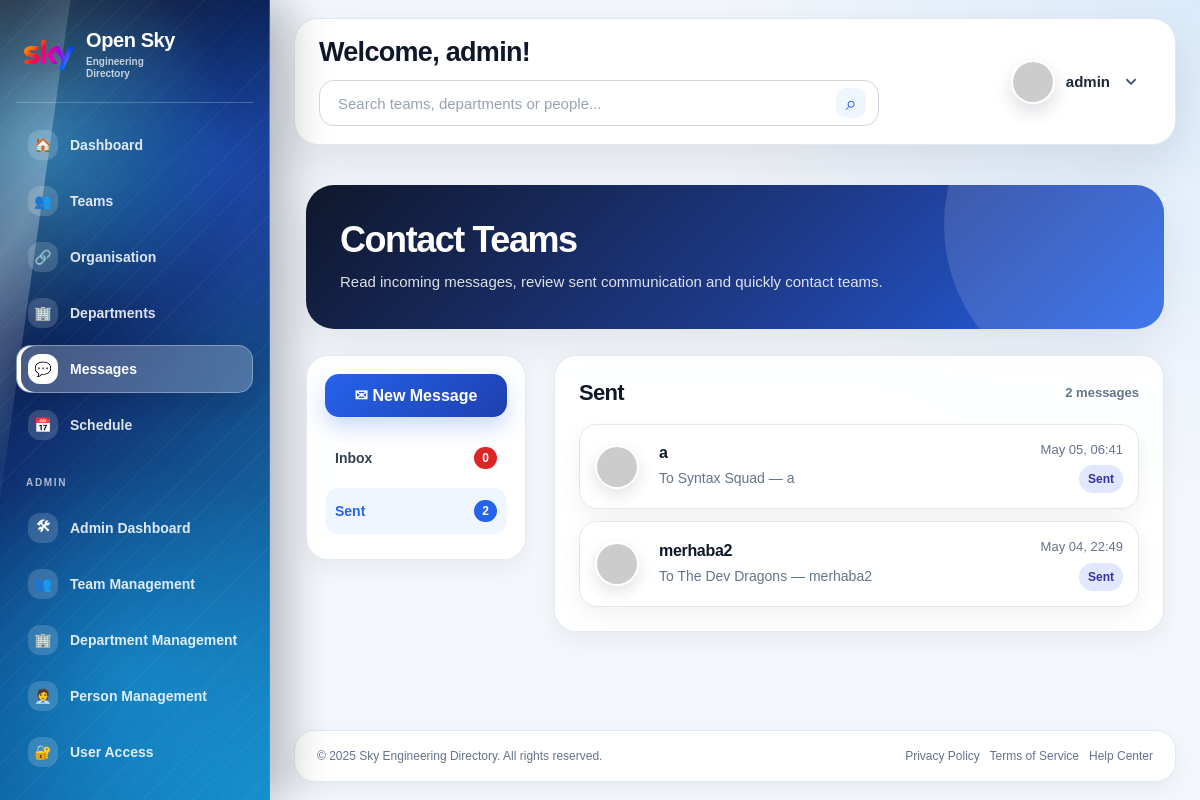
Screenshot of /messages/?tab=sent (signed in) with the database file from the repository.
### dashboard/models.py (models this page shows, shortened)
class Person(models.Model):
    user = models.OneToOneField(User, on_delete=models.CASCADE, null=True, blank=True)
    team = models.ForeignKey(
        "Team",
        on_delete=models.SET_NULL,
        null=True,
        blank=True,
        related_name="members"
    )
    teams = models.ManyToManyField(
        "Team",
        blank=True,
        related_name="extra_members"
    )
    name = models.CharField(max_length=100)
    role = models.CharField(max_length=100, blank=True)
    email = models.EmailField(blank=True)
    phone = models.CharField(max_length=50, blank=True)
    photo = models.ImageField(upload_to="people/", null=True, blank=True)

class Message(models.Model):
    sender = models.ForeignKey(
        Person,
        on_delete=models.CASCADE,
        related_name="sent_messages"
    )
    receiver = models.ForeignKey(
        Team,
        on_delete=models.CASCADE,
        related_name="received_messages"
    )
    subject = models.CharField(max_length=200)
    body = models.TextField()
    is_read = models.BooleanField(default=False)
    created_at = models.DateTimeField(auto_now_add=True)

class Team(models.Model):
    name = models.CharField(max_length=100)
    department = models.ForeignKey(
        Department,
        on_delete=models.SET_NULL,
        null=True,
        blank=True
    )
    team_leader = models.ForeignKey(
        Person,
        on_delete=models.SET_NULL,
        null=True,
        blank=True,
        related_name="leading_teams"
    )
    description = models.TextField(blank=True)
    location = models.CharField(max_length=100, blank=True)
    members_count = models.PositiveIntegerField(default=0)
    repositories_count = models.PositiveIntegerField(default=0)
    active_projects_count = models.PositiveIntegerField(default=0)
    status = models.CharField(max_length=50, default="Active")
    github_link = models.URLField(blank=True)
    documentation_link = models.URLField(blank=True)
    calendar_link = models.URLField(blank=True)
    created_at = models.DateTimeField(auto_now_add=True)

### dashboard/views.py (the view)
# urls.py: path("messages/", views.messages_view, name="messages"),
@login_required
def messages_view(request):
    current_person = getattr(request.user, "person", None)
    active_tab = request.GET.get("tab", "inbox")
    if active_tab not in ["inbox", "sent"]:
        active_tab = "inbox"
    if current_person is None:
        inbox_list = Message.objects.none()
        sent_list = Message.objects.none()
        unread_count = 0
    else:
        user_team_list = current_person.teams.all()
        if current_person.team:
            user_team_list = user_team_list | Team.objects.filter(id=current_person.team.id)
        inbox_list = Message.objects.filter(
            receiver__in=user_team_list,
        ).select_related("sender", "receiver").order_by("-created_at")
        sent_list = Message.objects.filter(
            sender=current_person,
        ).select_related("receiver").order_by("-created_at")
        unread_count = inbox_list.filter(is_read=False).count()
    return render(request, "messages.html", {
        "inbox": inbox_list,
        "sent": sent_list,
        "unread_count": unread_count,
        "inbox_count": inbox_list.count(),
        "sent_count": sent_list.count(),
        "active_tab": active_tab,
    })

### templates/messages.html (shortened to what this page needs)
{% extends "base.html" %}
{% block content %}
<div class="messageswholepagearea">
    <div class="messagesbigtoptitlebox">
        <h1 class="messagespagetitle">Contact Teams</h1>
        <div class="messagestextundertitle">
            Read incoming messages, review sent communication and quickly contact teams.
        </div>
    </div>
    <div class="messagespagecolumnsgrid">
        <aside class="messagesleftsidebarmenu">
            <a href="{% url 'new_message' %}" class="newmessagebutton">✉ New Message</a>
            <a href="{% url 'messages' %}?tab=inbox" class="messagetablink {% if active_tab == 'inbox' %}active{% endif %}">
                <span>Inbox</span>
                <span class="redcountlabel">{{ unread_count }}</span>
            </a>
            <a href="{% url 'messages' %}?tab=sent" class="messagetablink {% if active_tab == 'sent' %}active{% endif %}">
                <span>Sent</span>
                <span class="redcountlabel bluecountlabel">{{ sent_count }}</span>
            </a>
        </aside>
        <main>
            {% if active_tab == "sent" %}
                <div class="messagelistwhitebox">
                    <div class="messagelisttoparea">
                        <h2>Sent</h2>
                        <span>{{ sent_count }} messages</span>
                    </div>
                    <div class="messagerowlist">
                        {% for m in sent %}
                            <a href="{% url 'message_detail' m.id %}" class="messagerowlink">
                                <img
                                    class="senderorreceiveravatar"
                                    src="https://ui-avatars.com/api/?name={{ m.receiver.name|urlencode }}&background=0757b8&color=fff"
                                    alt="{{ m.receiver.name }}"
                                >
                                <div>
                                    <div class="messagesubjecttext">{{ m.subject }}</div>
                                    <div class="messagepreviewtext">
                                        To {{ m.receiver.name }} —
                                        {{ m.body|truncatechars:85 }}
                                    </div>
                                </div>
                                <div class="messagedateandstatustext">
                                    {{ m.created_at|date:"M d, H:i" }}
                                    <br><span class="messagestatuspilllabel sentmessagelabel">Sent</span>
                                </div>
                            </a>
                        {% empty %}
                            <div class="emptymessagebox">
                                No sent messages found in the database.
                            </div>
                        {% endfor %}
                    </div>
                </div>
            {% endif %}
        </main>
    </div>
</div>
{% endblock %}

### templates/base.html (shortened to what this page needs)
{% load static %}
<!DOCTYPE html>
<html>
<head>
</head>
<body class="{% if request.user.is_authenticated and request.user.settings_profile and request.user.settings_profile.background == 'black' %}blackthemebody{% else %}standardthemebody{% endif %}">
<div class="sidebarandmainpagelayout">
    <aside class="leftsidebar">
        <a href="{% url 'dashboard' %}" class="sidebarlogoarea">
            <img src="{% static 'images/sky.png' %}" alt="Open Sky">
            <div class="sidebarlogotextarea">
                <div class="sidebarlogotitle">Open Sky</div>
                <div class="sidebarlogosubtitle">Engineering<br>Directory</div>
            </div>
        </a>
        <nav class="sidebarnavigationmenu">
            <a href="{% url 'dashboard' %}" class="{% if request.resolver_match.url_name == 'dashboard' %}active{% endif %}">
                <span class="sidebarlinkiconbox">🏠</span>
                <span class="sidebarlinktext">Dashboard</span>
            </a>
            <a href="{% url 'teams' %}" class="{% if request.resolver_match.url_name == 'teams' or request.resolver_match.url_name == 'team_detail' %}active{% endif %}">
                <span class="sidebarlinkiconbox">👥</span>
                <span class="sidebarlinktext">Teams</span>
            </a>
            <a href="{% url 'organisation_map' %}" class="{% if request.resolver_match.url_name == 'organisation_map' %}active{% endif %}">
                <span class="sidebarlinkiconbox">🔗</span>
                <span class="sidebarlinktext">Organisation</span>
            </a>
            <a href="{% url 'departments' %}" class="{% if request.resolver_match.url_name == 'departments' %}active{% endif %}">
                <span class="sidebarlinkiconbox">🏢</span>
                <span class="sidebarlinktext">Departments</span>
            </a>
            <a href="{% url 'messages' %}" class="{% if request.resolver_match.url_name == 'messages' or request.resolver_match.url_name == 'new_message' or request.resolver_match.url_name == 'message_detail' or request.resolver_match.url_name == 'reply_message' %}active{% endif %}">
                <span class="sidebarlinkiconbox">💬</span>
                <span class="sidebarlinktext">Messages</span>
            </a>
            <a href="{% url 'schedule' %}" class="{% if request.resolver_match.url_name == 'schedule' %}active{% endif %}">
                <span class="sidebarlinkiconbox">📅</span>
                <span class="sidebarlinktext">Schedule</span>
            </a>
            {% if request.user.is_staff %}
                <div class="sidebaradminsectiontitle">Admin</div>
                <a href="{% url 'admin_dashboard' %}" class="{% if request.resolver_match.url_name == 'admin_dashboard' %}active{% endif %}">
                    <span class="sidebarlinkiconbox">🛠</span>
                    <span class="sidebarlinktext">Admin Dashboard</span>
                </a>
                <a href="{% url 'admin_team_management' %}" class="{% if request.resolver_match.url_name == 'admin_team_management' %}active{% endif %}">
                    <span class="sidebarlinkiconbox">👥</span>
                    <span class="sidebarlinktext">Team Management</span>
                </a>
                <a href="{% url 'admin_department_management' %}" class="{% if request.resolver_match.url_name == 'admin_department_management' %}active{% endif %}">
                    <span class="sidebarlinkiconbox">🏢</span>
                    <span class="sidebarlinktext">Department Management</span>
                </a>
                <a href="{% url 'admin_person_management' %}" class="{% if request.resolver_match.url_name == 'admin_person_management' %}active{% endif %}">
                    <span class="sidebarlinkiconbox">🧑‍💼</span>
                    <span class="sidebarlinktext">Person Management</span>
                </a>
                <a href="{% url 'admin_user_access' %}" class="{% if request.resolver_match.url_name == 'admin_user_access' %}active{% endif %}">
                    <span class="sidebarlinkiconbox">🔐</span>
                    <span class="sidebarlinktext">User Access</span>
                </a>
            {% endif %}
        </nav>
    </aside>
    <main class="maincontentrightsidearea">
        <header class="pagetopbar">
            <div class="topbarleftside">
                {% if request.user.is_authenticated and request.user.person %}
                    <h1>Welcome, {{ request.user.person.name }}!</h1>
                {% elif request.user.is_authenticated %}
                    <h1>Welcome, {{ request.user.username }}!</h1>
                {% else %}
                    <h1>Welcome!</h1>
                {% endif %}
                <form class="topbarsearchform" method="get" action="{% url 'global_search' %}">
                    <input
                        type="text"
                        name="q"
                        value="{{ request.GET.q }}"
                        placeholder="Search teams, departments or people..."
                        autocomplete="off"
                    >
                    <button type="submit">⌕</button>
                </form>
            </div>
            <div class="topbarprofilearea">
                <div class="topbarprofilebutton" onclick="openorcloseprofiledropdown(event)">
                    {% if request.user.is_authenticated and request.user.person and request.user.person.photo %}
                        <img src="{{ request.user.person.photo.url }}" alt="{{ request.user.person.name }}">
                        <span class="topbarprofilename">{{ request.user.person.name }}</span>
                    {% elif request.user.is_authenticated and request.user.person %}
                        <img src="https://ui-avatars.com/api/?name={{ request.user.person.name|urlencode }}&background=007fff&color=fff" alt="{{ request.user.person.name }}">
                        <span class="topbarprofilename">{{ request.user.person.name }}</span>
                    {% elif request.user.is_authenticated %}
                        <img src="https://ui-avatars.com/api/?name={{ request.user.username|urlencode }}&background=007fff&color=fff" alt="{{ request.user.username }}">
                        <span class="topbarprofilename">{{ request.user.username }}</span>
                    {% else %}
                        <img src="https://ui-avatars.com/api/?name=User&background=007fff&color=fff" alt="User">
                        <span class="topbarprofilename">User</span>
                    {% endif %}
                    <span class="profiledropdownarrowbox">
                        <svg viewBox="0 0 20 20" fill="none">
                            <path
                                d="M5.5 7.5L10 12L14.5 7.5"
                                stroke="currentColor"
                                stroke-width="2"
                                stroke-linecap="round"
                                stroke-linejoin="round"
                            />
                        </svg>
                    </span>
                </div>
            </div>
        </header>
        <section class="otherpagescontentarea">
            {% block content %}
            {% endblock %}
        </section>
        <footer class="pagefooter">
            <div>© 2025 Sky Engineering Directory. All rights reserved.</div>
            <div>Privacy Policy &nbsp; Terms of Service &nbsp; Help Center</div>
        </footer>
    </main>
</div>
</body>
</html>

### rows the page displays
Message: subject "a", receiver.name "Syntax Squad", body "a", created_at "May 05, 06:41"
Message: subject "merhaba2", receiver.name "The Dev Dragons", body "merhaba2", created_at "May 04, 22:49"

### other values shown
{{ request.user.person.name }} "admin"
{{ unread_count }} "0"
{{ sent_count }} "2"
